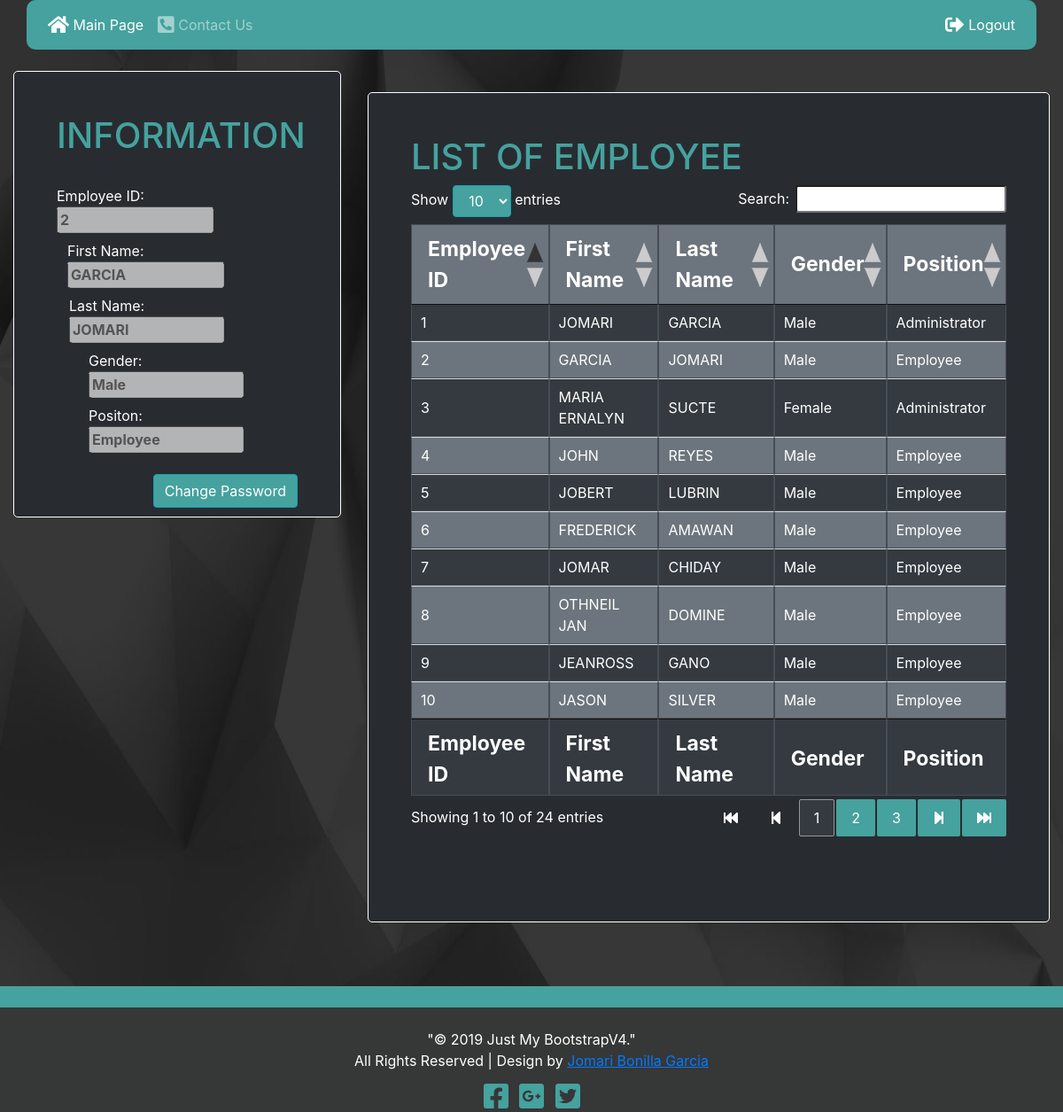
Screenshot of /mainpage.php (signed in) with the database file from the repository.
### tables this page shows
CREATE TABLE `tbluser`  (
  `fEmployeeID` smallint(5) NOT NULL,
  `fUsername` varchar(20) NULL DEFAULT NULL,
  `fPassword` varchar(60) NULL DEFAULT NULL,
  PRIMARY KEY (`fEmployeeID`) USING BTREE,
  UNIQUE INDEX `Username`(`fUsername`) USING BTREE,
  INDEX `fEmployeeID`(`fEmployeeID`) USING BTREE
);

CREATE TABLE `tblemployee`  (
  `fEmployeeID` smallint(5) NOT NULL AUTO_INCREMENT,
  `fFirstname` varchar(20) NOT NULL,
  `fLastname` varchar(20) NOT NULL,
  `fGender` tinyint(1) NOT NULL,
  `fPosition` tinyint(3) NOT NULL,
  `fStatus` tinyint(1) UNSIGNED NOT NULL,
  `fStamp` timestamp(0) NOT NULL DEFAULT CURRENT_TIMESTAMP(0) ON UPDATE CURRENT_TIMESTAMP(0),
  PRIMARY KEY (`fEmployeeID`) USING BTREE,
  UNIQUE INDEX `FullName`(`fFirstname`, `fLastname`) USING BTREE,
  INDEX `fPosition`(`fPosition`) USING BTREE,
  CONSTRAINT `fk_EmployeeID_tbluser` FOREIGN KEY (`fEmployeeID`) REFERENCES `tbluser` (`fEmployeeID`) ON DELETE RESTRICT ON UPDATE RESTRICT,
  CONSTRAINT `fk_Position_tblempposition` FOREIGN KEY (`fPosition`) REFERENCES `tblempposition` (`fID`) ON DELETE NO ACTION ON UPDATE NO ACTION
);

CREATE TABLE `tblempposition`  (
  `fID` tinyint(3) NOT NULL,
  `fPosition` varchar(25) NOT NULL,
  PRIMARY KEY (`fID`) USING BTREE,
  INDEX `fPosition`(`fPosition`) USING BTREE
);

### includes/db_connection.php (the view, shortened to what this page needs)
<?php
class db_connection
{
    public function __construct()
    {
        $server = "localhost";
        $username = "root";
        $password = "";
        $db_name = "login_db";
        $this->con = mysqli_connect($server, $username, $password, $db_name)
        or die("Failed To Connect".$this->con->connect_error);
    }
    public function db_select_user_tbluser($username)
    {
        $sql_Select = $this->con->prepare('SELECT * FROM tbluser WHERE BINARY fUsername = ?');
        $sql_Select->bind_param('s', $username);
        $sql_Select->execute() or die('Query error'.$this->con->error);
        $result = $sql_Select->get_result();
        $row = $result->fetch_assoc();
        $this->employee_id = $row['fEmployeeID'];
        $this->db_select_tblemployee($row['fEmployeeID']);
    }
    public function db_select_tblemployee($employee_id)
    {
        $sql_Select = $this->con->prepare('SELECT fEmployeeID, fFirstname, fLastname, fGender, fPosition, fStatus, fStamp FROM tblemployee WHERE fEmployeeID = ?');
        $sql_Select->bind_param('s', $employee_id);
        $sql_Select->execute() or die('Query error'.$this->con->error);
        $result = $sql_Select->get_result();
        $row = $result->fetch_assoc();
        $this->first_name = $row['fFirstname'];
        $this->last_name = $row['fLastname'];
        if($row['fGender'])
        {
            $this->gender = 'Male';
        }
        else
        {
            $this->gender = 'Female';
        }
        $this->db_select_tblempposition($row['fPosition']);
    }
    public function db_select_all_tblemployee()
    {
        $sql_Select = $this->con->prepare('SELECT * FROM tblemployee');
        $sql_Select->execute() or die('Query error'.$this->con->error);
        $result = $sql_Select->get_result();
        while($row = $result->fetch_assoc())
        {
            if($row['fGender'])
            {
                $this->gender_table = 'Male';
            }
            else
            {
                $this->gender_table = 'Female';
            }
        }
    }
    public function db_select_table_tblemployee()
    {
        $sql_Select = $this->con->prepare('SELECT * FROM tblemployee');
        $sql_Select->execute() or die('Query error'.$this->con->error);
        $result = $sql_Select->get_result();
        while($row = $result->fetch_assoc())
        {
            if($row['fGender'])
            {
                $this->gender_table = 'Male';
            }
            else
            {
                $this->gender_table = 'Female';
            }
            $this->db_select_all_tblempposition($row['fPosition']);
            echo '<tr>
                    <td class="linement">'.$row['fEmployeeID'].'</td>
                    <td class="linement">'.$row['fFirstname'].'</td>
                    <td class="linement">'.$row['fLastname'].'</td>
                    <td class="linement">'.$this->gender_table.'</td>
                    <td class="linement">'.$this->position_table.'</td>
                </tr>';
        }
    }
    public function db_select_tblempposition($id)
    {
        $sql_Select = $this->con->prepare('SELECT fPosition FROM tblempposition WHERE fID = ?');
        $sql_Select->bind_param('s', $id);
        $sql_Select->execute() or die('Query error'.$this->con->error);
        $result = $sql_Select->get_result();
        $row = $result->fetch_assoc();
        $this->position = $row['fPosition'];
    }
    public function db_select_all_tblempposition($id)
    {
        $sql_Select = $this->con->prepare('SELECT fPosition FROM tblempposition WHERE fID = ?');
        $sql_Select->bind_param('s', $id);
        $sql_Select->execute() or die('Query error'.$this->con->error);
        $result = $sql_Select->get_result();
        $row = $result->fetch_assoc();
        $this->position_table = $row['fPosition'];
    }
    function get_employee_id()
    {
        echo $this->employee_id ."";
    }
    function get_first_name()
    {
        echo $this->first_name ."";
    }
    function get_last_name()
    {
        echo $this->last_name ."";
    }
    function get_gender()
    {
        echo $this->gender ."";
    }
    function get_position()
    {
        echo $this->position ."";
    }
}
?>

### mainpage.php (shortened to what this page needs)
<!DOCTYPE html>
<?php
$fUsername = $_SESSION['Username'];
include_once('includes/db_connection.php');
$db_select_employee = new db_connection();
$db_select_employee->db_select_user_tbluser($fUsername);
$db_select_employee->db_select_all_tblemployee();
?>
<html lang="en">
<head>
    <link rel="stylesheet" href="css/bootstrap.css">
    <link rel="stylesheet" href="css/jquery.dataTables.css">
    <link rel="stylesheet" type="text/css" href="fontawesome/css/all.css">
    <link rel="stylesheet" type="text/css" href="css/design.css">
</head>
<body class="container-fluid bg-dark">
<div class="row">
    <div class="col-md-12" id="bg">
        <div class="row">
            <div class="col-md-12">
                <div class="container-fluid">
                    <nav class="navbar navbar-expand-md navbar-dark" id="dark-nav">
                        <ul class="navbar-nav mr-md-auto">
                            <li class="nav-item active">
                                <a class="nav-link" href="mainpage.php"><i class="fa fa-home fa-lg"></i> Main Page</a>
                            </li>
                            <li class="nav-item">
                                <a class="nav-link" href="contact.php"><i class="fa fa-phone-square-alt fa-lg"></i> Contact Us</a>
                            </li>
                        </ul>
                        <ul class="navbar-nav">
                            <li class="nav-item">
                                <form class="active" id="frmnav" action="includes/logout.php" method="POST">
                                    <a class="nav-link" href="includes/logout.php"><i class="fa fa-sign-out-alt fa-lg"></i> Logout</a>
                                </form>
                            </li>
                        </ul>
                    </nav>
                </div>
            </div>
        </div>
        <div>
            <div class="row">
                <div class="col-md-4">
                    <br>
                    <div id="dvmainpage" class="container-md p-5 text-white">
                        <form id="frmmainpage" action="includes/logout.php" method="POST">
                            <h1 id="lblInformation">INFORMATION</h1>
                            <br>
                            <div class="form-group">
                                <label>Employee ID: <input style="width: 65%" type="text" name="fEmployeeID" id="txtEmployeeID" value="<?php $db_select_employee->get_employee_id(); ?>" disabled/></label>
                                <label style="padding-left: 12px">First Name: <input style="width: 68%" type="text" name="fFirstname" id="txtFirstname" value="<?php $db_select_employee->get_first_name(); ?>" disabled/></label>
                                <label style="padding-left: 14px">Last Name: <input style="width: 68%" type="text" name="fLastname" id="txtLastname" value="<?php $db_select_employee->get_last_name(); ?>" disabled/></label>
                                <label style="padding-left: 36px">Gender: <input style="width: 74%" type="text" name="fGender" id="txtGender" value="<?php $db_select_employee->get_gender(); ?>" disabled/></label>
                                <label style="padding-left: 36px">Positon: <input style="width: 74%" type="text" name="fPosition" id="txtPosition" value="<?php $db_select_employee->get_position(); ?>" disabled/></label>
                            </div>
                        </form>
                        <button class="btn btn-info" id="btnChangePassword" name="buttonChangePassword" onclick="hide_unhide()">Change Password</button>
                    </div>
                    <br>
                    <br>
                </div>
                <div class="col-md-8">
                    <br>
                    <br>
                    <div id="dvemployeelist" class="container-md p-5 text-white">
                        <form id="frmemployeelist" action="" method="POST">
                            <div class="row">
                                <div class="col-md-8">
                                    <h1 id="lblEmployeeList">LIST OF EMPLOYEE</h1>
                                </div>
                            </div>
                            <div class="table-responsive-md">
                                <table class="table-bordered table-dark table-striped display" id="table_employee">
                                    <thead>
                                    <tr class="tableheaders">
                                        <th class="linement"> Employee ID </th>
                                        <th class="linement"> First Name </th>
                                        <th class="linement"> Last Name </th>
                                        <th class="linement"> Gender </th>
                                        <th class="linement"> Position </th>
                                    </tr>
                                    </thead>
                                    <tfoot>
                                    <tr class="tableheaders">
                                        <th class="linement"> Employee ID </th>
                                        <th class="linement"> First Name </th>
                                        <th class="linement"> Last Name </th>
                                        <th class="linement"> Gender </th>
                                        <th class="linement"> Position </th>
                                    </tr>
                                    </tfoot>
                                    <tbody>
                                    <?php $db_select_employee->db_select_table_tblemployee(); ?>
                                    </tbody>
                                </table>
                            </div>
                        </form>
                    </div>
                </div>
            </div>
            <br>
            <br>
            <br>
            <br>
            <br>
        </div>
    </div>
</div>
</body>
<?php include_once("includes/footer.php") ?>
</html>

### css/design.css (style rules this page uses)
#bg { background: url("../images/r-design-crystal-background-dark-compressor.jpg") no-repeat fixed; background-size: 100% 100%; }
div[id=dvemployeelist],[id=dvmainpage],[id=dvaddemployee],[id=dvcontact],[id=dvchangepassword] { border-radius: 5px; border: 1px solid; background-color: #282c31; }
#dvemployeelist { height: 100%; }
.tableheaders { font-size: 23px; text-align: left; }
.linement { width: 80px; }
h1[id=lblLoginform],[id=lblInformation],[id=lblEmployeeList],[id=lblAddEmployee],[id=lblcontact] { color: #45A29E; }
#btnChangePassword { float: right; }
#dark-nav { background-color: #45A29E; border-radius: 10px; }
.table-striped tbody tr:nth-child(odd) td, .table-striped tbody tr:nth-child(odd) th { background-color: #343a40; }
.table-striped tbody tr:nth-child(even) td, .table-striped thead tr:nth-child(even) th, thead { background-color: #6c757d; color:#fff; }
.btn-info { background-color: #45A29E; }
input[id=txtEmployeeID],[id=txtFirstname],[id=txtLastname],[id=txtGender],[id=txtPosition],[id=id_Employee_ID] { font-weight: bold; }

### rows the page displays
tbluser: fEmployeeID "2"
tblemployee: fFirstname "GARCIA", fLastname "JOMARI", fEmployeeID "2", gender_table "Male", fPosition.fPosition "Employee"
tblempposition: fPosition "Employee"
tblemployee: fEmployeeID "1", fFirstname "JOMARI", fLastname "GARCIA", gender_table "Male", fPosition.fPosition "Administrator"
tblemployee: fEmployeeID "3", fFirstname "MARIA ERNALYN", fLastname "SUCTE", gender_table "Female", fPosition.fPosition "Administrator"
tblemployee: fEmployeeID "4", fFirstname "JOHN", fLastname "REYES", gender_table "Male", fPosition.fPosition "Employee"
tblemployee: fEmployeeID "5", fFirstname "JOBERT", fLastname "LUBRIN", gender_table "Male", fPosition.fPosition "Employee"
tblemployee: fEmployeeID "6", fFirstname "FREDERICK", fLastname "AMAWAN", gender_table "Male", fPosition.fPosition "Employee"
tblemployee: fEmployeeID "7", fFirstname "JOMAR", fLastname "CHIDAY", gender_table "Male", fPosition.fPosition "Employee"
tblemployee: fEmployeeID "8", fFirstname "OTHNEIL JAN", fLastname "DOMINE", gender_table "Male", fPosition.fPosition "Employee"
tblemployee: fEmployeeID "9", fFirstname "JEANROSS", fLastname "GANO", gender_table "Male", fPosition.fPosition "Employee"
tblemployee: fEmployeeID "10", fFirstname "JASON", fLastname "SILVER", gender_table "Male", fPosition.fPosition "Employee"
